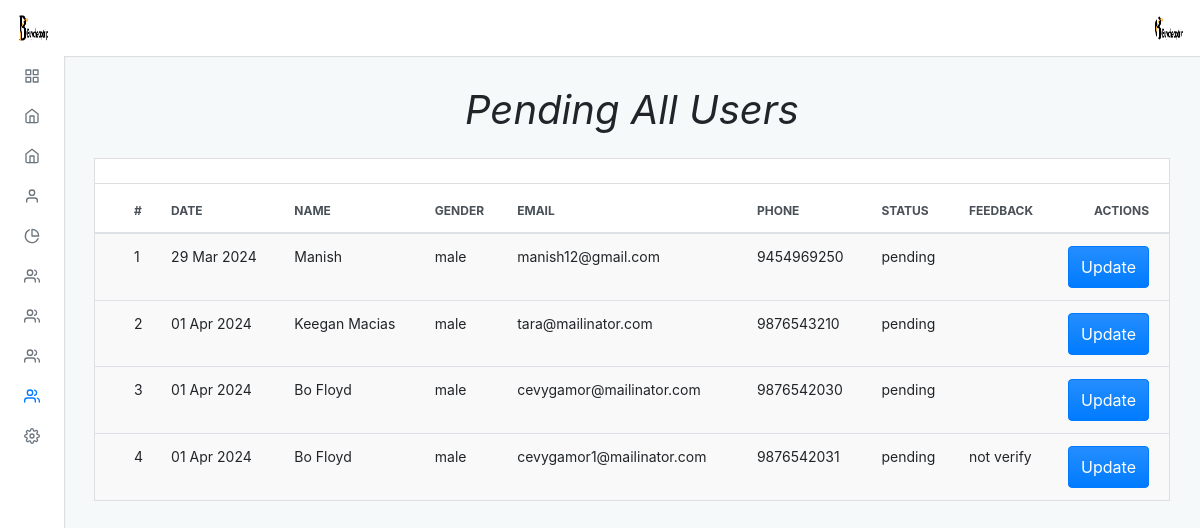
Screenshot of /admin/default/users_pending_all.php (signed in) with the database file from the repository.
### tables this page shows
CREATE TABLE `users` (
  `id` int(11) NOT NULL,
  `name` varchar(100) NOT NULL,
  `gender` varchar(7) NOT NULL,
  `phone` varchar(14) NOT NULL,
  `email` varchar(30) NOT NULL,
  `password` varchar(15) NOT NULL,
  `created_at` varchar(1000) NOT NULL DEFAULT current_timestamp(),
  `delete_at` varchar(255) NOT NULL,
  `status` enum('active','pending','reject','inactive') DEFAULT 'pending',
  `feedback` varchar(250) DEFAULT NULL
);

### admin/default/users_pending_all.php (the view, shortened to what this page needs)
<?php
include "../../connection.php";
?>
<?php $page = "users";
include("./incluede/header.php") ?>
<div class="adminx-content">
    <div class="adminx-main-content">
        <div class="container-fluid">
            <div class="pb-3">
                <h1><b><i> Pending All Users</i></b></h1>
            </div>
            <div class="row">
                <div class="col">
                    <div class="card mb-grid">
                        <div class="card-header d-flex justify-content-between align-items-center">
                        </div>
                        <div class="table-responsive-md">
                            <table class="table table-actions table-striped table-hover mb-0">
                                <thead>
                                    <tr>
                                        <th scope="col">
                                            <label class="custom-control custom-checkbox m-0 p-0">
                                            </label>
                                        </th>
                                        <th scope="col">#</th>
                                        <th scope="col">Date</th>
                                        <th scope="col">Name</th>
                                        <th scope="col">Gender</th>
                                        <th scope="col">Email</th>
                                        <th scope="col">Phone</th>
                                        <th scope="col">Status</th>
                                        <th scope="col">Feedback</th>
                                        <th scope="col">Actions</th>
                                    </tr>
                                </thead>
                                <tbody>
                                    <?php
                                    $query = "SELECT *
                                    FROM users WHERE status='pending'";
                                    $res = mysqli_query($conn, $query);
                                    $a = 1;
                                    while ($row = mysqli_fetch_assoc($res)) {
                                    ?>
                                        <tr>
                                            <th scope="row">
                                                <label class="custom-control custom-checkbox m-0 p-0">
                                                </label>
                                            </th>
                                            <td><?php echo $a ?></td>
                                            <td><?php echo date('d M Y', strtotime($row['created_at'])) ?></td>
                                            <td><?php echo $row['name'] ?></td>
                                            <td><?php echo $row['gender'] ?></td>
                                            <td><?php echo $row['email'] ?></td>
                                            <td><?php echo $row['phone'] ?></td>
                                            <td ><?php echo $row['status'] ?></td>
                                            <td ><?php echo $row['feedback'] ?></td>
                                            <td>
                                               <a href="users_update?id=<?php echo $row['id']; ?>"><button type="button" class="btn btn-primary waves-effect waves-light add">Update</button></a>
                                            </td>
                                        <tr>
                                        <?php
                                        ++$a;
                                    }
                                        ?>
                                        <?php include("./incluede/footer.php") ?>

### admin/default/incluede/header.php (shortened to what this page needs)
<!DOCTYPE html>
<html lang="en">
<head>
  <link rel="stylesheet" type="text/css" href="./dist/css/adminx.css" media="screen" />
</head>
<body class=" virat">
  <div class="adminx-container">
    <?php
    $query = "select * from admin_login";
    $result = mysqli_query($conn, $query);
    while ($row = mysqli_fetch_assoc($result)) {
    ?>
      <nav class="navbar navbar-expand justify-content-between fixed-top virat_1">
        <a class="navbar-brand mb-0 h1 d-none d-md-block" href="admin">
          <img src="../upload/<?php echo $row['image']; ?>" class="navbar-brand-image d-inline-block align-top mr-2" class="circle" alt="">
        </a>
        <ul class="navbar-nav d-flex justify-content-end mr-2">
          <li class="nav-item dropdown">
            <a class="nav-link avatar-with-name" id="navbarDropdownMenuLink" data-toggle="dropdown" href="#">
              <img src="../upload/<?php echo $row['image']; ?>" class="d-inline-block align-top" class="rounded" alt="">
            </a>
          </li>
        </ul>
      <?php
    }
      ?>
      </nav>
      <div class="adminx-sidebar expand-hover push">
        <ul class="sidebar-nav">
          <li class="sidebar-nav-item">
            <a href="admin" class="sidebar-nav-link <?php if ($page == 'home') {
                                                      echo 'active';
                                                    } ?>">
              <span class="sidebar-nav-icon">
                <i data-feather="grid"></i>
              </span>
            </a>
          </li>
          <li class="sidebar-nav-item">
            <a class="sidebar-nav-link <?php if ($page == 'thailand') {
                                          echo 'active';
                                        } ?> collapsed" data-toggle="collapse" href="#examplepackage" aria-expanded="false" aria-controls="examplepackage">
              <span class="sidebar-nav-icon">
                <i data-feather="home"></i>
              </span>
            </a>
          </li>
          <li class="sidebar-nav-item">
            <a class="sidebar-nav-link <?php if ($page == 'slider') {
                                          echo 'active';
                                        } ?> collapsed" data-toggle="collapse" href="#example" aria-expanded="false" aria-controls="example">
              <span class="sidebar-nav-icon">
                <i data-feather="home"></i>
              </span>
            </a>
          </li>
          <li class="sidebar-nav-item">
            <a class=" sidebar-nav-link <?php if ($page == 'about') {
                                          echo 'active';
                                        } ?> collapsed" data-toggle="collapse" href="#exampl_a" aria-expanded="false" aria-controls="exampl_a">
              <span class="sidebar-nav-icon">
                <i data-feather="user"></i>
              </span>
            </a>
          </li>
          <li class="sidebar-nav-item">
            <a class=" sidebar-nav-link <?php if ($page == 'our') {
                                          echo 'active';
                                        } ?> collapsed" data-toggle="collapse" href="#examp" aria-expanded="false" aria-controls="examp">
              <span class="sidebar-nav-icon">
                <i data-feather="pie-chart"></i>
              </span>
            </a>
          </li>
          <li class="sidebar-nav-item">
            <a class=" sidebar-nav-link <?php if ($page == 'transport') {
                                          echo 'active';
                                        } ?> collapsed" data-toggle="collapse" href="#exa_team" aria-expanded="false" aria-controls="exa_team">
              <span class="sidebar-nav-icon">
                <i data-feather="users"></i>
              </span>
            </a>
          </li>
          <li class="sidebar-nav-item">
            <a class=" sidebar-nav-link <?php if ($page == 'transport') {
                                          echo 'active';
                                        } ?> collapsed" data-toggle="collapse" href="#exa_team89" aria-expanded="false" aria-controls="exa_team89">
              <span class="sidebar-nav-icon">
                <i data-feather="users"></i>
              </span>
            </a>
          </li>
          <li class="sidebar-nav-item">
            <a class=" sidebar-nav-link <?php if ($page == 'transport') {
                                          echo 'active';
                                        } ?> collapsed" data-toggle="collapse" href="#exa_team99" aria-expanded="false" aria-controls="exa_team99">
              <span class="sidebar-nav-icon">
                <i data-feather="users"></i>
              </span>
            </a>
          </li>
          <li class="sidebar-nav-item">
            <a class=" sidebar-nav-link <?php if ($page == 'users') {
                                          echo 'active';
                                        } ?> collapsed" data-toggle="collapse" href="#exa_team98" aria-expanded="false" aria-controls="exa_team98">
              <span class="sidebar-nav-icon">
                <i data-feather="users"></i>
              </span>
            </a>
          </li>
          <li class="sidebar-nav-item">
            <a class=" sidebar-nav-link <?php if ($page == 'setting') {
                                          echo 'active';
                                        } ?> collapsed" data-toggle="collapse" href="#ex" aria-expanded="false" aria-controls="ex">
              <span class="sidebar-nav-icon">
                <i data-feather="settings"></i>
              </span>
            </a>
      </div>

### admin/default/incluede/header.php (style rules this page uses)
.pb-3 { text-align: center; }

### rows the page displays
users: created_at "29 Mar 2024", name "Manish", gender "male", email "manish12@gmail.com", phone "9454969250", status "pending"
users: created_at "01 Apr 2024", name "Keegan Macias", gender "male", email "tara@mailinator.com", phone "9876543210", status "pending"
users: created_at "01 Apr 2024", name "Bo Floyd", gender "male", email "cevygamor@mailinator.com", phone "9876542030", status "pending"
users: created_at "01 Apr 2024", name "Bo Floyd", gender "male", email "cevygamor1@mailinator.com", phone "9876542031", status "pending", feedback "not verify"
